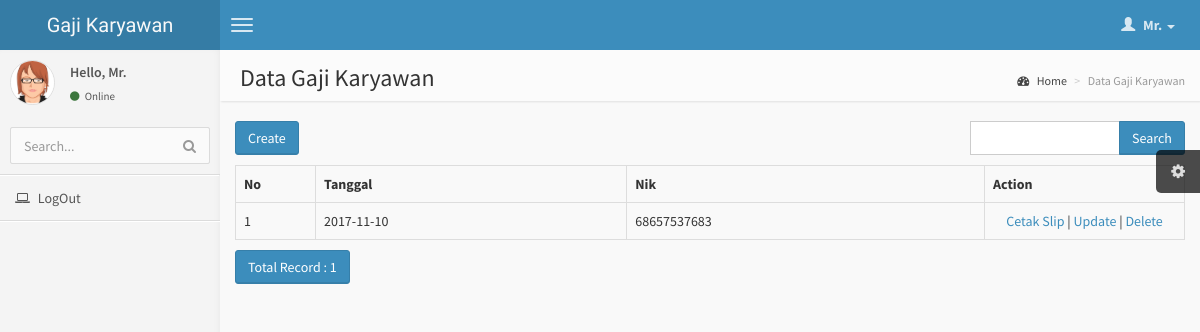
Screenshot of /index.php/gaji with the database file from the repository.
### tables this page shows
CREATE TABLE `gaji` (
  `id_gaji` int(11) NOT NULL AUTO_INCREMENT,
  `tgl` date DEFAULT NULL,
  `nik` varchar(30) DEFAULT NULL,
  PRIMARY KEY (`id_gaji`)
);

### application/controllers/Gaji.php (called while the page is built, shortened)
<?php
class Gaji extends CI_Controller
{
    function __construct()
    {
        $this->load->model('Gaji_model');
        $this->load->library('form_validation');
    }
    public function index()
    {
        $q = urldecode($this->input->get('q', TRUE));
        $start = intval($this->input->get('start'));
        if ($q <> '') {
            $config['base_url'] = base_url() . 'gaji/index.html?q=' . urlencode($q);
            $config['first_url'] = base_url() . 'gaji/index.html?q=' . urlencode($q);
        } else {
            $config['base_url'] = base_url() . 'gaji/index.html';
            $config['first_url'] = base_url() . 'gaji/index.html';
        }
        $config['per_page'] = 10;
        $config['page_query_string'] = TRUE;
        $config['total_rows'] = $this->Gaji_model->total_rows($q);
        $gaji = $this->Gaji_model->get_limit_data($config['per_page'], $start, $q);
        $this->load->library('pagination');
        $this->pagination->initialize($config);
        $data = array(
            'gaji_data' => $gaji,
            'q' => $q,
            'pagination' => $this->pagination->create_links(),
            'total_rows' => $config['total_rows'],
            'start' => $start,
            'konten' => 'gaji/gaji_list',
            'judul' => 'Data Gaji Karyawan',
        );
        $this->load->view('v_index', $data);
    }
}

### index.php (called while the page is built, shortened)
<?php
require_once BASEPATH.'core/CodeIgniter.php';

### application/config/config.php (called while the page is built, shortened)
<?php
$config['base_url'] = "http://".$_SERVER['HTTP_HOST'];
$config['base_url'] .= preg_replace('@/+$@','',dirname($_SERVER['SCRIPT_NAME'])).'/';
$config['index_page'] = '';
$config['uri_protocol']	= 'REQUEST_URI';
$config['url_suffix'] = '.html';
$config['language']	= 'english';
$config['charset'] = 'UTF-8';
$config['enable_hooks'] = FALSE;
$config['subclass_prefix'] = 'MY_';
$config['composer_autoload'] = FALSE;
$config['permitted_uri_chars'] = 'a-z 0-9~%.:_\-';
$config['enable_query_strings'] = FALSE;
$config['controller_trigger'] = 'c';
$config['function_trigger'] = 'm';
$config['directory_trigger'] = 'd';
$config['allow_get_array'] = TRUE;
$config['log_threshold'] = 0;
$config['log_path'] = '';
$config['log_file_extension'] = '';
$config['log_file_permissions'] = 0644;
$config['log_date_format'] = 'Y-m-d H:i:s';
$config['error_views_path'] = '';
$config['cache_path'] = '';
$config['cache_query_string'] = FALSE;
$config['encryption_key'] = 'gfjfgjfgsg564674';
$config['sess_driver'] = 'files';
$config['sess_cookie_name'] = 'ci_session';
$config['sess_expiration'] = 7200;
$config['sess_save_path'] = NULL;
$config['sess_match_ip'] = FALSE;
$config['sess_time_to_update'] = 300;
$config['sess_regenerate_destroy'] = FALSE;
$config['cookie_prefix']	= '';
$config['cookie_domain']	= '';
$config['cookie_path']		= '/';
$config['cookie_secure']	= FALSE;
$config['cookie_httponly'] 	= FALSE;
$config['standardize_newlines'] = FALSE;
$config['global_xss_filtering'] = FALSE;
$config['csrf_protection'] = FALSE;
$config['csrf_token_name'] = 'csrf_test_name';
$config['csrf_cookie_name'] = 'csrf_cookie_name';
$config['csrf_expire'] = 7200;
$config['csrf_regenerate'] = TRUE;
$config['csrf_exclude_uris'] = array();
$config['compress_output'] = FALSE;
$config['time_reference'] = 'local';
$config['rewrite_short_tags'] = FALSE;
$config['proxy_ips'] = '';

### application/models/Gaji_model.php (called while the page is built, shortened)
<?php
class Gaji_model extends CI_Model
{
    public $table = 'gaji';
    public $id = 'id_gaji';
    public $order = 'DESC';
    function total_rows($q = NULL) {
        $this->db->like('id_gaji', $q);
	$this->db->or_like('tgl', $q);
	$this->db->or_like('nik', $q);
	$this->db->from($this->table);
        return $this->db->count_all_results();
    }
    function get_limit_data($limit, $start = 0, $q = NULL) {
        $this->db->order_by($this->id, $this->order);
        $this->db->like('id_gaji', $q);
	$this->db->or_like('tgl', $q);
	$this->db->or_like('nik', $q);
	$this->db->limit($limit, $start);
        return $this->db->get($this->table)->result();
    }
}

### application/views/gaji/gaji_list.php (the view, shortened to what this page needs)
<div class="row" style="margin-bottom: 10px">
            <div class="col-md-4">
                <?php echo anchor(site_url('gaji/create'),'Create', 'class="btn btn-primary"'); ?>
            </div>
            <div class="col-md-4 text-center">
            </div>
            <div class="col-md-1 text-right">
            </div>
            <div class="col-md-3 text-right">
                <form action="<?php echo site_url('gaji/index'); ?>" class="form-inline" method="get">
                    <div class="input-group">
                        <input type="text" class="form-control" name="q" value="<?php echo $q; ?>">
                        <span class="input-group-btn">
                          <button class="btn btn-primary" type="submit">Search</button>
                        </span>
                    </div>
                </form>
            </div>
        </div>
        <table class="table table-bordered" style="margin-bottom: 10px">
            <tr>
                <th>No</th>
        <th>Tanggal</th>
        <th>Nik</th>
        <th>Action</th>
            </tr><?php
            foreach ($gaji_data as $gaji)
            {
                ?>
                <tr>
            <td width="80px"><?php echo ++$start ?></td>
            <td><?php echo $gaji->tgl ?></td>
            <td><?php echo $gaji->nik ?></td>
            <td style="text-align:center" width="200px">
                <?php
                echo anchor(site_url('app/slip_gaji/'.$gaji->nik.'/'.$gaji->tgl),'Cetak Slip');
                echo ' | ';
                echo anchor(site_url('gaji/update/'.$gaji->id_gaji),'Update');
                echo ' | ';
                echo anchor(site_url('gaji/delete/'.$gaji->id_gaji),'Delete','onclick="javasciprt: return confirm(\'Are You Sure ?\')"');
                ?>
            </td>
        </tr>
                <?php
            }
            ?>
        </table>
        <div class="row">
            <div class="col-md-6">
                <a href="#" class="btn btn-primary">Total Record : <?php echo $total_rows ?></a>
        </div>
            <div class="col-md-6 text-right">
            </div>
        </div>

### assets/css/AdminLTE.css (style rules this page uses)
html, body { overflow-x: hidden!important; font-family: 'Source Sans Pro', sans-serif; -webkit-font-smoothing: antialiased; min-height: 100%; background: #f9f9f9; }
a { color: #3c8dbc; }
.form-control { -webkit-border-radius: 0px !important; -moz-border-radius: 0px !important; border-radius: 0px !important; box-shadow: none; }
.btn { font-weight: 500; -webkit-border-radius: 3px; -moz-border-radius: 3px; border-radius: 3px; border: 1px solid transparent; -webkit-box-shadow: inset 0px -2px 0px 0px rgba(0, 0, 0, 0.09); -moz-box-shadow: inset 0px -2px 0px 0px rgba(0, 0, 0, 0.09); box-shadow: inset 0px -1px 0px 0px rgba(0, 0, 0, 0.09); }
.btn.btn-primary { background-color: #3c8dbc; border-color: #367fa9; }

### rows the page displays
gaji: tgl "2017-11-10", nik "68657537683", nik+tgl "Cetak Slip", id_gaji "Update", id_gaji "Delete"

### other values shown
$judul "Data Gaji Karyawan"
anchor(site_url('gaji/create'),'Create', 'class="btn btn-primary"') "Create"
$total_rows "1"
